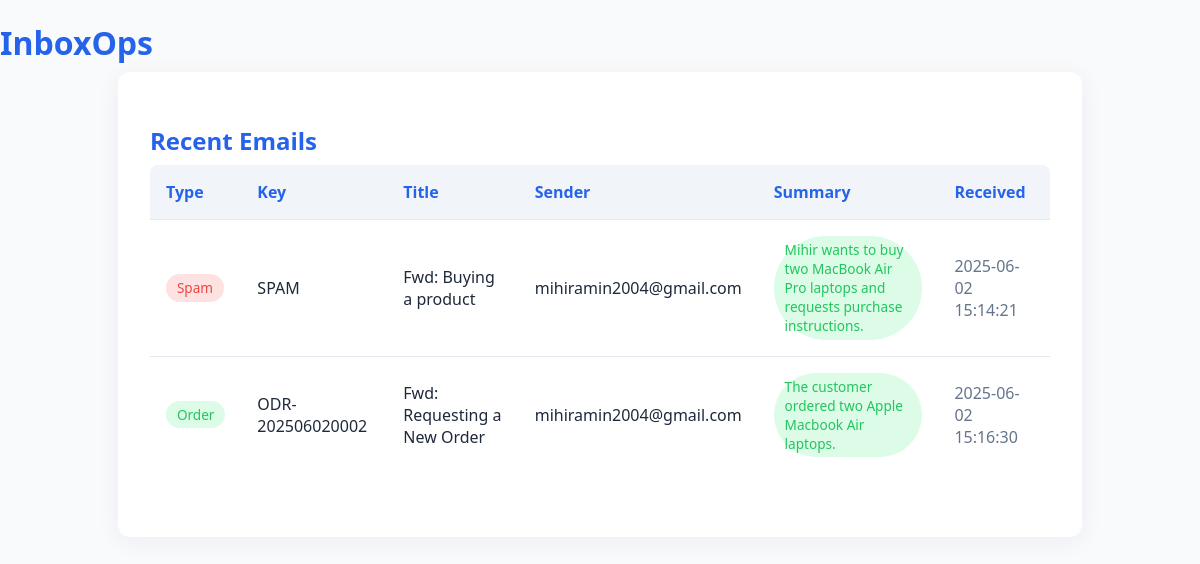
The page / on the database its author committed.
### app/models.py (models this page shows)
class Email(Base):
    __tablename__ = "emails"
    id = Column(Integer, primary_key=True, index=True)
    from_email = Column(String, index=True)
    subject = Column(String, index=True)
    text_body = Column(Text)
    html_body = Column(Text)
    received_at = Column(DateTime(timezone=True), server_default=func.now())
    summary = Column(Text, nullable=True)
    status = Column(String, default="received")
    type = Column(String, default="UNKNOWN")  # can be ORDER, APPROVAL, SPAM
    key = Column(String, unique=True)

### app/main.py (the view)
@app.get("/", response_class=HTMLResponse)
def home(request: Request, db: Session = Depends(get_db)):
    emails = crud.get_emails(db, limit=20)
    return templates.TemplateResponse("index.html", {"request": request, "emails": emails})

### templates/index.html (shortened to what this page needs)
<!DOCTYPE html>
<html>
<head>
    <link rel="stylesheet" href="/static/styles.css">
</head>
<body>
    <h1>InboxOps</h1>
    <div class="container">
        <h2>Recent Emails</h2>
        <table class="table">
            <thead>
                <tr>
                    <th>Type</th>
                    <th>Key</th>
                    <th>Title</th>
                    <th>Sender</th>
                    <th>Summary</th>
                    <th>Received</th>
                </tr>
            </thead>
                        <tbody>
                {% for email in emails %}
                <tr>
                    <td>
                        {% if email.type == "ORDER" %}
                            <span class="badge badge-success">Order</span>
                        {% elif email.type == "APPROVAL" %}
                            <span class="badge badge-warning">Approval</span>
                        {% else %}
                            <span class="badge badge-danger">Spam</span>
                        {% endif %}
                    </td>
                    <td>{{ email.key }}</td>
                    <td>{{ email.subject }}</td>
                    <td>{{ email.from_email }}</td>
                    <td>
                        {% if email.summary %}
                            <span class="badge badge-success">{{ email.summary }}</span>
                        {% else %}
                            <span class="badge badge-warning">Processing...</span>
                        {% endif %}
                    </td>
                    <td class="text-muted">{{ email.received_at }}</td>
                </tr>
                {% endfor %}
            </tbody>
        </table>
    </div>
</body>
</html>

### static/styles.css (style rules this page uses)
body { background: #f8fafc; color: #1e293b; font-family: 'Segoe UI', 'Roboto', Arial, sans-serif; margin: 0; padding: 0; }
h1, h2, h3 { color: #2563eb; margin-bottom: 0.5rem; }
.container { max-width: 900px; margin: 0 auto; background: #fff; border-radius: 12px; box-shadow: 0 4px 24px rgba(30,41,59,0.06); padding: 2rem; }
.table { width: 100%; border-collapse: collapse; margin-bottom: 2rem; background: #fff; border-radius: 8px; overflow: hidden; }
.table th, .table td { padding: 1rem; border-bottom: 1px solid #e2e8f0; text-align: left; }
.table th { background: #f1f5f9; color: #2563eb; font-weight: 600; }
.table tr:last-child td { border-bottom: none; }
.badge { display: inline-block; padding: 0.3em 0.8em; border-radius: 999px; font-size: 0.95em; font-weight: 500; background: #e0e7ff; color: #2563eb; }
.badge-success { background: #dcfce7; color: #22c55e; }
.badge-danger { background: #fee2e2; color: #ef4444; }
.text-muted { color: #64748b; }
.badge { display: inline-block; padding: 0.3em 0.8em; border-radius: 999px; font-size: 0.85em; font-weight: 500; }

### rows shown on the page
Email: type "Spam", key "SPAM", subject "Fwd: Buying a product", from_email "mihiramin2004@gmail.com", summary "Mihir wants to buy two MacBook Air Pro laptops and requests purchase instructions.", received_at "2025-06-02 15:14:21"
Email: type "Order", key "ODR-202506020002", subject "Fwd: Requesting a New Order", from_email "mihiramin2004@gmail.com", summary "The customer ordered two Apple Macbook Air laptops.", received_at "2025-06-02 15:16:30"
